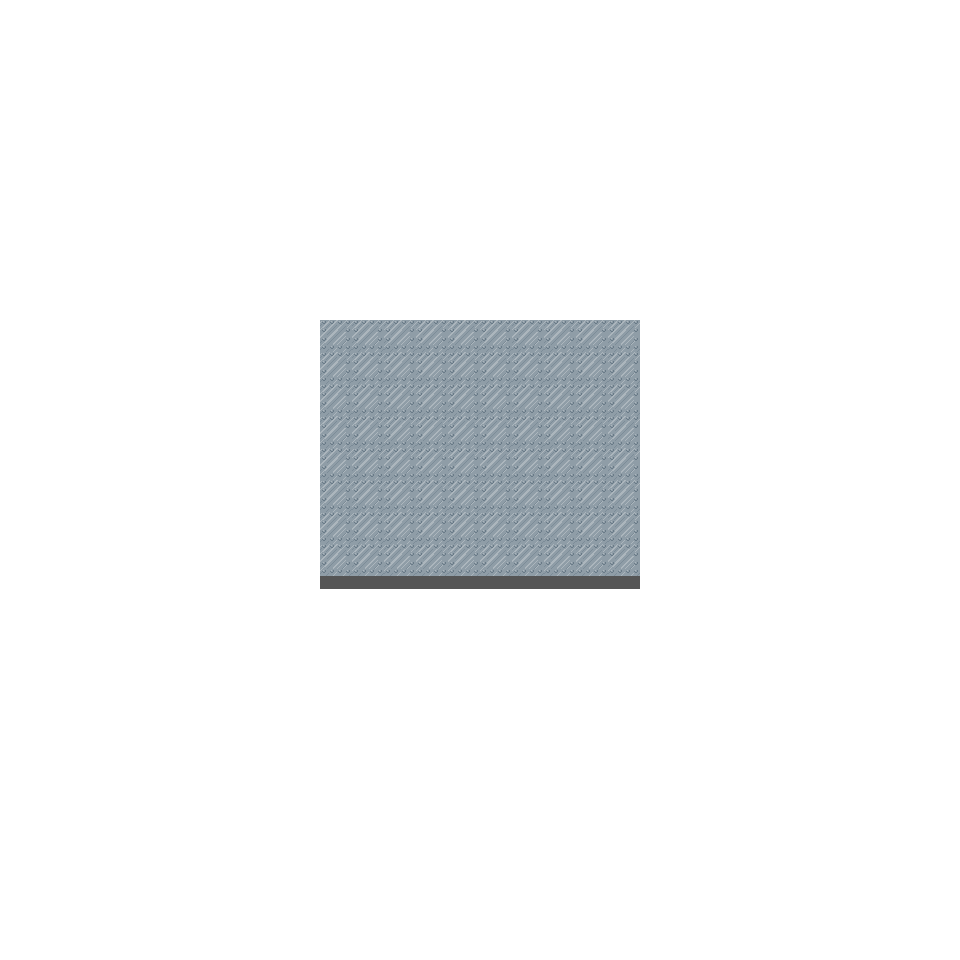

This game map was drawn from its Tiled (.tmx) file and the tilesets committed beside it. A one-line description and the trimmed map source follow:
An orthogonal 15x15 tile map with 64x64 px tiles, 1 tile layer (Tile Layer 1), 4 tilesets.

<map version="1.0" orientation="orthogonal" width="15" height="15" tilewidth="64" tileheight="64">
 <tileset firstgid="1" name="white" tilewidth="64" tileheight="64">
  <image source="../colors/white.png" width="64" height="64" />
  <tile id="0">
   <properties>
    <property name="blocked" value="true" />
   </properties>
  </tile>
 </tileset>
 <tileset firstgid="2" name="grey2" tilewidth="64" tileheight="64">
  <image source="../colors/grey2.png" width="64" height="64" />
 </tileset>
 <tileset firstgid="3" name="RivetFloor2Mesh" tilewidth="64" tileheight="64">
  <image source="../tiles/RivetFloor2Mesh.png" width="64" height="64" />
 </tileset>
 <tileset firstgid="4" name="bottom_hosiptal" tilewidth="64" tileheight="64">
  <image source="../tiles/bottom_hosiptal.png" width="64" height="64" />
  <tile id="0">
   <properties>
    <property name="blocked" value="true" />
   </properties>
  </tile>
 </tileset>
 <layer name="Tile Layer 1" width="15" height="15">
  <data>[225 cells, 225 non-empty, 3 distinct tile ids]</data>
 </layer>
</map>
